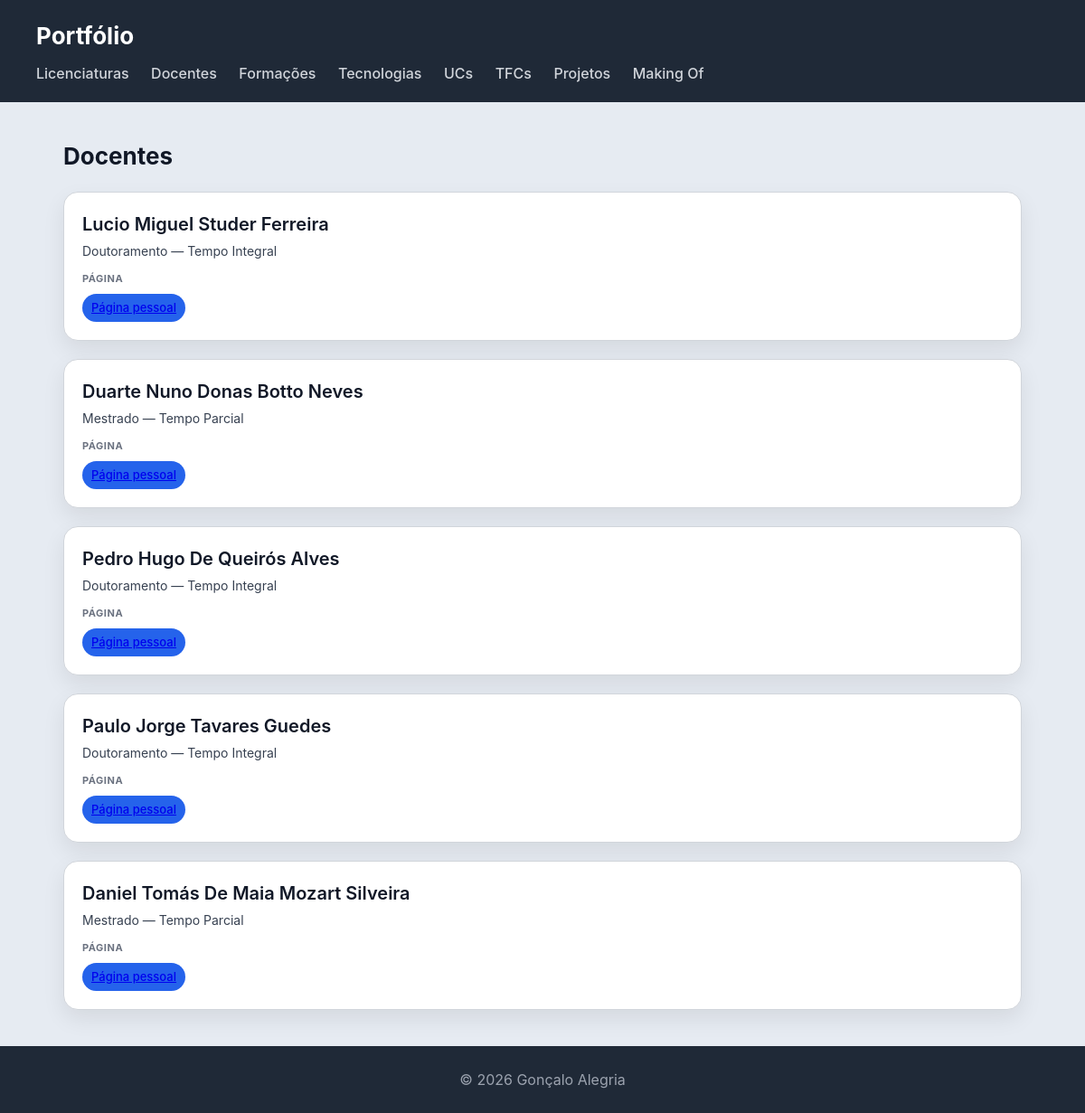
Screenshot of /portfolio/docentes/ with the database file from the repository.
### portfolio/models.py (models this page shows, shortened)
class Docente(models.Model):
    HABILITACAO_CHOICES = [
        ('ALU_MES', 'Aluno de Mestrado'),
        ('MES', 'Mestrado'),
        ('ALU_DOUT', 'Aluno de Doutoramento'),
        ('DOUT', 'Doutoramento'),
        ('AGR', 'Agregação'),
    ]
    REGIME_CHOICES = [
        ('TI', 'Tempo Integral'),
        ('TP', 'Tempo Parcial'),
    ]
    nome = models.CharField(max_length=200)
    link_pagina_pessoal = models.URLField(blank=True)
    foto = models.ImageField(upload_to='docentes/', blank=True)
    habilitacao = models.CharField(max_length=10, choices=HABILITACAO_CHOICES)
    regime_contrato = models.CharField(max_length=5, choices=REGIME_CHOICES)

### portfolio/views.py (the view)
# urls.py: path('docentes/', views.docentes_view, name="docentes"),
def docentes_view(request):
    docentes = Docente.objects.all()
    return render(request, 'portfolio/docentes.html', {'docentes': docentes})

### portfolio/templates/portfolio/docentes.html (shortened to what this page needs)
{% extends "portfolio/base.html" %}
{% block content %}
<h2>Docentes</h2>
<section>
    {% for docente in docentes %}
    <article>
        <header>
            <h3>{{ docente.nome }}</h3>
            <p>{{ docente.get_habilitacao_display }} — {{ docente.get_regime_contrato_display }}</p>
        </header>
        {% if docente.link_pagina_pessoal %}
        <section>
            <h4>Página</h4>
            <ul>
                <li><a href="{{ docente.link_pagina_pessoal }}">Página pessoal</a></li>
            </ul>
        </section>
        {% endif %}
    </article>
    {% endfor %}
</section>
{% endblock %}

### portfolio/static/portfolio/styles.css (style rules this page uses)
* { box-sizing: border-box; margin: 0; padding: 0; }
body { font-family: "Inter", "Segoe UI", system-ui, -apple-system, sans-serif; background: #e6ebf2; color: #111827; line-height: 1.5; }
h2 { margin-bottom: 20px; font-size: 26px; }
section > article { background: white; padding: 20px; border-radius: 16px; border: 1px solid #d1d5db; box-shadow: 0 10px 25px rgba(0,0,0,0.08); transition: all 0.25s ease; margin-bottom: 20px; }
article > header { margin-bottom: 12px; }
article > header > h3 { font-size: 20px; font-weight: 600; margin-bottom: 4px; }
article > header > p { font-size: 14px; color: #374151; }
article > section { margin-top: 10px; }
article > section > h4 { font-size: 11px; text-transform: uppercase; color: #6b7280; margin-bottom: 8px; letter-spacing: 0.05em; }
article > section > ul { list-style: none; display: flex; flex-wrap: wrap; gap: 8px; }
article > section > ul > li { background: #2563eb; color: white; padding: 6px 10px; border-radius: 999px; font-size: 13px; font-weight: 500; }

### rows the page displays
Docente: nome "Lucio Miguel Studer Ferreira", habilitacao "Doutoramento", regime_contrato "Tempo Integral"
Docente: nome "Duarte Nuno Donas Botto Neves", habilitacao "Mestrado", regime_contrato "Tempo Parcial"
Docente: nome "Pedro Hugo De Queirós Alves", habilitacao "Doutoramento", regime_contrato "Tempo Integral"
Docente: nome "Paulo Jorge Tavares Guedes", habilitacao "Doutoramento", regime_contrato "Tempo Integral"
Docente: nome "Daniel Tomás De Maia Mozart Silveira", habilitacao "Mestrado", regime_contrato "Tempo Parcial"
